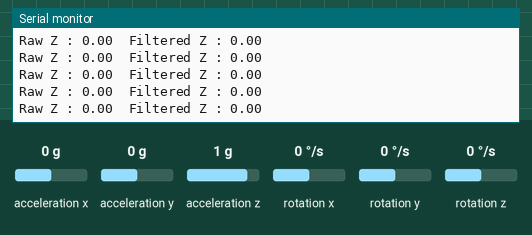
Recording of a sketch running on a simulated Arduino Uno, built with avr-gcc and run on an emulated ATmega328P. Shown: the last lines printed to the serial monitor. The inputs (shaded band) are chosen by the test bench; at power-on: rotation z 0 °/s, acceleration x 0 g, acceleration y 0 g, acceleration z 1 g, rotation x 0 °/s, rotation y 0 °/s.

Above: at 2.2 s.
2.3 s: rotation z set to -192 °/s
At 2.45 s:
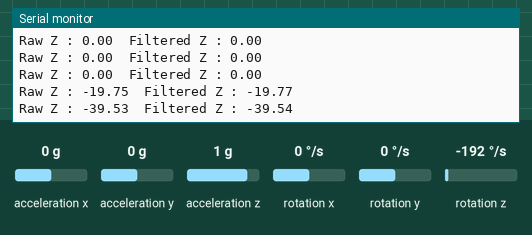
3.8 s: rotation z set to -100 °/s
At 3.89 s:
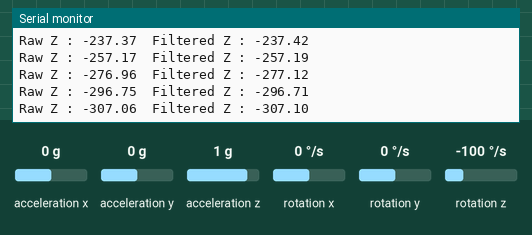
Timing chart, 0 to 6.8 s (numbered marks = the images above; inputs shaded):
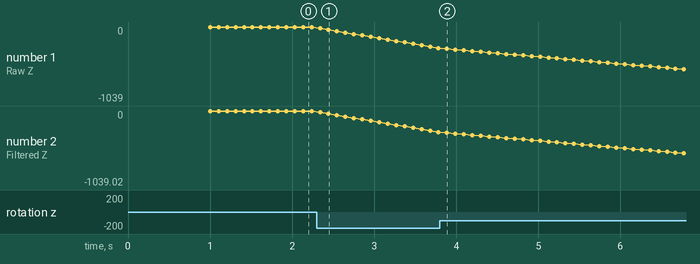

The sketch:

filtered_readings.ino
```cpp
#include <Wire.h>
#include <MPU6050_light.h>

MPU6050 mpu(Wire);

float filteredAngleZ = 0.0; // Initial filtered angle
float alpha = 0.80;         // Complementary filter coefficient
unsigned long previousTime = 0;  // To store the previous time for interval calculation

void setup() {
  Serial.begin(115200);
  Wire.begin();
  mpu.begin();
  mpu.calcOffsets();  // Gyro and accelerometer offsets

  // Initialize the complementary filter with the initial raw angle
  filteredAngleZ = mpu.getAngleZ();
  previousTime = millis();  // Initialize the previous time
}

void loop() {
  mpu.update();

  // Get the current time and calculate the time interval
  unsigned long currentTime = millis();
  float deltaTime = (currentTime - previousTime) / 1000.0;  // Time in seconds
  previousTime = currentTime;

  // Get raw Z angle from the MPU6050
  float rawAngleZ = mpu.getAngleZ();

  // Apply complementary filter:
  // Combine the gyro angle (short-term) and the accelerometer angle (long-term)
  filteredAngleZ = alpha * (filteredAngleZ + mpu.getGyroZ() * deltaTime) + (1 - alpha) * rawAngleZ;

  // Print the raw and filtered angle values
  Serial.print("Raw Z : ");
  Serial.print(rawAngleZ);
  Serial.print("\tFiltered Z : ");
  Serial.println(filteredAngleZ);

  delay(100);
}
```

Measured:
- after the input at 2.3 s, the serial monitor: prints a new line at once (image 1)
- plotted number 1: 0 → -296.75 after the input at 2.3 s
- plotted number 2: 0 → -296.71 after the input at 2.3 s
